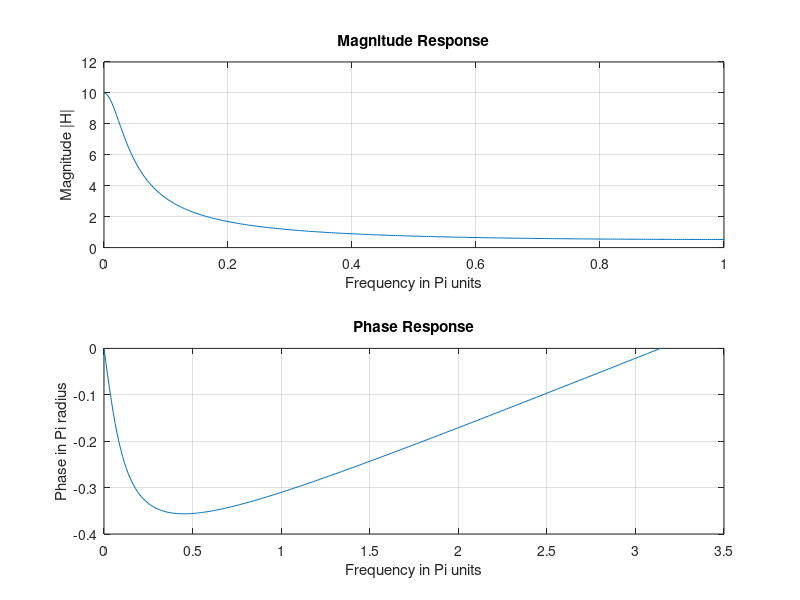

Reproduce this figure in MATLAB.
clc;
close all;
w=(0:300)*pi/300;
h=exp(1i*w)./(exp(1i*w)-0.9);
magH=abs(h);
angH=angle(h);
subplot(2,1,1);
plot(w/pi,magH);
grid on;
title('Magnitude Response');
xlabel('Frequency in Pi units');
ylabel('Magnitude |H|');
subplot(2,1,2);
plot(w,angH/pi);
grid on;
title('Phase Response');
xlabel('Frequency in Pi units');
ylabel('Phase in Pi radius');
